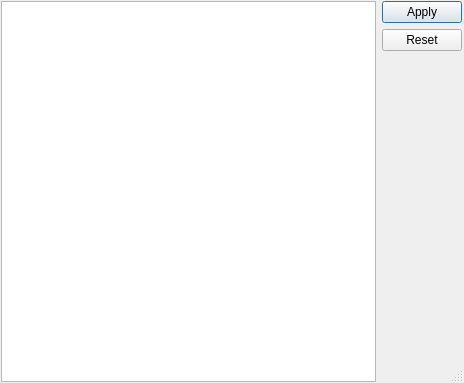
<ui version="4.0" >
 <class>QPresetEditorDialog</class>
 <widget class="QDialog" name="QPresetEditorDialog" >
  <property name="geometry" >
   <rect>
    <x>0</x>
    <y>0</y>
    <width>464</width>
    <height>383</height>
   </rect>
  </property>
  <property name="windowTitle" >
   <string>Dialog</string>
  </property>
  <property name="autoFillBackground" >
   <bool>true</bool>
  </property>
  <property name="sizeGripEnabled" >
   <bool>true</bool>
  </property>
  <widget class="QWidget" name="layoutWidget" >
   <property name="geometry" >
    <rect>
     <x>1</x>
     <y>1</y>
     <width>461</width>
     <height>381</height>
    </rect>
   </property>
   <layout class="QHBoxLayout" >
    <item>
     <widget class="QPresetTextEdit" name="presetTextEdit" >
      <property name="sizePolicy" >
       <sizepolicy vsizetype="Expanding" hsizetype="Expanding" >
        <horstretch>1</horstretch>
        <verstretch>2</verstretch>
       </sizepolicy>
      </property>
      <property name="acceptRichText" >
       <bool>false</bool>
      </property>
     </widget>
    </item>
    <item>
     <widget class="QDialogButtonBox" name="buttonBox" >
      <property name="orientation" >
       <enum>Qt::Vertical</enum>
      </property>
      <property name="standardButtons" >
       <set>QDialogButtonBox::Apply|QDialogButtonBox::NoButton|QDialogButtonBox::Reset</set>
      </property>
     </widget>
    </item>
   </layout>
  </widget>
 </widget>
 <customwidgets>
  <customwidget>
   <class>QPresetTextEdit</class>
   <extends>QTextEdit</extends>
   <header>qpresettextedit.hpp</header>
  </customwidget>
 </customwidgets>
 <resources/>
 <connections>
  <connection>
   <sender>buttonBox</sender>
   <signal>accepted()</signal>
   <receiver>QPresetEditorDialog</receiver>
   <slot>accept()</slot>
   <hints>
    <hint type="sourcelabel" >
     <x>248</x>
     <y>254</y>
    </hint>
    <hint type="destinationlabel" >
     <x>157</x>
     <y>274</y>
    </hint>
   </hints>
  </connection>
  <connection>
   <sender>buttonBox</sender>
   <signal>rejected()</signal>
   <receiver>QPresetEditorDialog</receiver>
   <slot>reject()</slot>
   <hints>
    <hint type="sourcelabel" >
     <x>316</x>
     <y>260</y>
    </hint>
    <hint type="destinationlabel" >
     <x>286</x>
     <y>274</y>
    </hint>
   </hints>
  </connection>
 </connections>
</ui>
